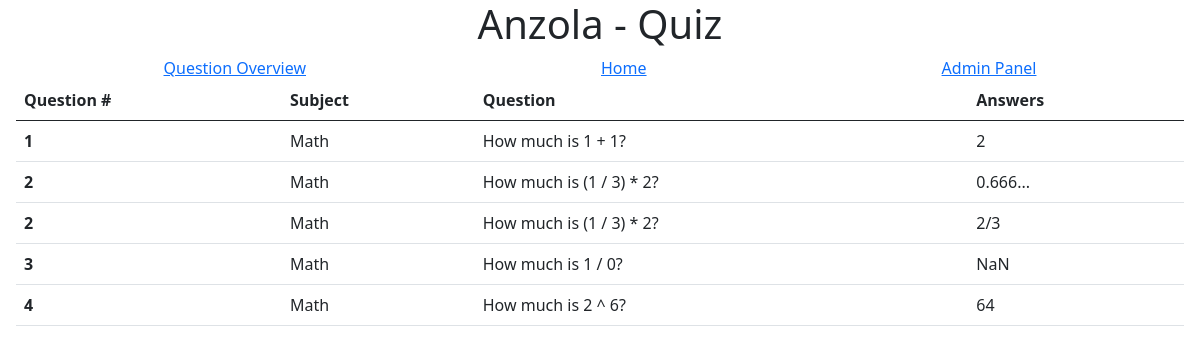
/overview.php, run on an earlier commit of the app's database.
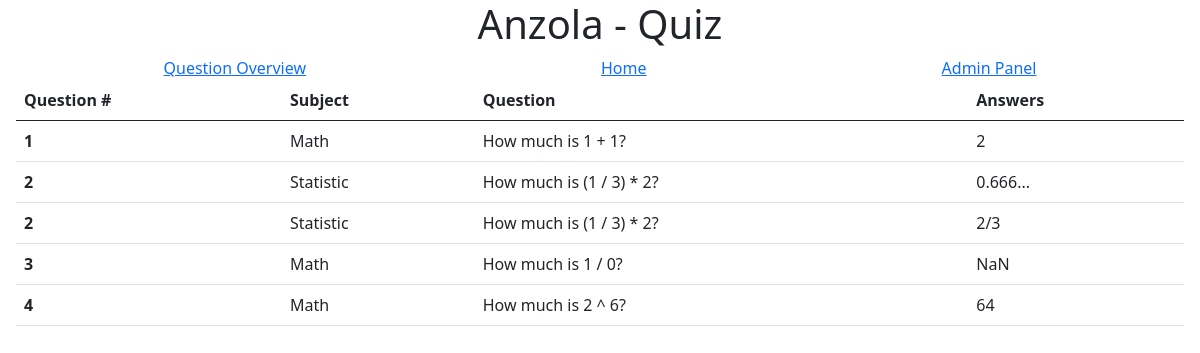
And on a later commit of the database.
### tables this page shows
CREATE TABLE Subject (
	pk_subject_id int AUTO_INCREMENT PRIMARY KEY,
	subject varchar(255),
	fk_pk_subject_id int,
	FOREIGN KEY (fk_pk_subject_id) REFERENCES Subject(pk_subject_id) ON DELETE CASCADE
);

CREATE TABLE Question (
	pk_question_id int AUTO_INCREMENT PRIMARY KEY,
	question varchar(255),
	fk_pk_subject_id int,
	FOREIGN KEY (fk_pk_subject_id) REFERENCES Subject(pk_subject_id) ON DELETE CASCADE
);

CREATE TABLE Answer (
	pk_answer_id int AUTO_INCREMENT PRIMARY KEY,
	answer varchar(255),
	correct boolean,
	fk_pk_question_id int,
	FOREIGN KEY (fk_pk_question_id) REFERENCES Question(pk_question_id) ON DELETE CASCADE
);

### web/overview.php (the view, shortened to what this page needs)
<?php
include "database.php";
?>
<!DOCTYPE html>
<html lang="en">
<head>
    <link rel="stylesheet" href="style.css">
    <link rel="stylesheet" href="navigation.css">
    <link href="https://cdn.jsdelivr.net/npm/bootstrap@5.0.0-beta1/dist/css/bootstrap.min.css" rel="stylesheet">
</head>
<body>
    <h1> Anzola - Quiz </h1>
    <?php
    include "header.php";
    ?>
    <table class="table">
        <thead>
            <tr>
                <th scope="col">Question #</th>
                <th scope="col">Subject</th>
                <th scope="col">Question</th>
                <th scope="col">Answers</th>
            </tr>
        </thead>
        <tbody>
            <?php
            try {
                $query = 'SELECT * FROM Subject s
                INNER JOIN Question q ON q.fk_pk_subject_id = s.pk_subject_id
                INNER JOIN Answer a ON a.fk_pk_question_id = q.pk_question_id
                WHERE a.correct = TRUE;';
                $statement = $db_connection->prepare($query);
                if ($statement->execute()) {
                    while ($row = $statement->fetch()) {
                        echo "<tr>";
                        echo "<th scope=\"row\">".$row['pk_question_id']."</th>";
                        echo "<td>".$row['subject']."</td>";
                        echo "<td>".$row['question']."</td>";
                        echo "<td>".$row['answer']."</td>";
                        echo "</tr>";
                    }
                }
            } catch (PDOException $error) {
                die('Verbindung fehlgeschlagen: ' . $error->getMessage());
            }
            ?>
        </tbody>
    </table>
</body>
</html>

### web/header.php
<?php
$BASE = 'http://' . $_SERVER['HTTP_HOST'] . '/web/';
$PATH_OVERVIEW = $BASE . "overview.php";
$PATH_INDEX = $BASE . "index.php";
$PATH_ADMIN = $BASE . "admin/index.php";
echo "<nav>";
echo "<a href=\"$PATH_OVERVIEW\">"."Question Overview"."</a>";
echo "<a href=\"$PATH_INDEX\">"."Home"."</a>";
echo "<a href=\"$PATH_ADMIN\">"."Admin Panel"."</a>";
echo "</nav>";
?>

### web/style.css (style rules this page uses)
body { padding-left: 1em; padding-right: 1em; }
h1 { text-align: center; }

### web/navigation.css (style rules this page uses)
nav { display: flex; justify-content: space-around; }

What changed in the data, as far as the page shows it:
no longer on one of the page's lists (row unchanged): subject: question.pk_question_id "3", subject "Math", question.question "How much is 1 / 0?", answer.answer "NaN", question.pk_question_id "4", question.question "How much is 2 ^ 6?", answer.answer "64"
computed for subject "Math": question.pk_question_id "2" → "3"; question.question "How much is (1 / 3) * 2?" → "How much is 1 / 0?"; answer.answer "0.666..." → "NaN"; question.pk_question_id "2" → "4"; question.question "How much is (1 / 3) * 2?" → "How much is 2 ^ 6?"; answer.answer "2/3" → "64"
added subject: question.pk_question_id "2", subject "Statistic", question.question "How much is (1 / 3) * 2?", answer.answer "0.666...", answer.answer "2/3"
